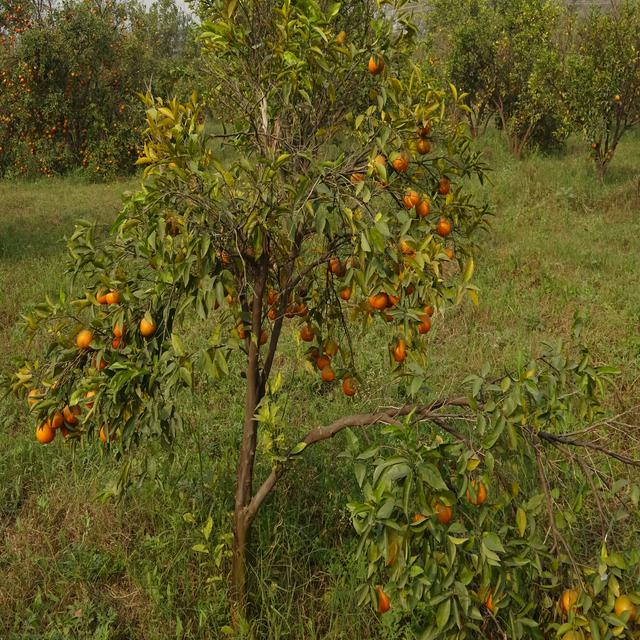
#> input picture Quarter 4/Class 01 Computer Vision Open CV/1.JPG, 640 x 640 px, found by its file name
$ jupyter execute 'Image conversions from grayscale to rgb and rgb to grayscale.ipynb'
#> lines starting #> are read from the running program, lines starting #| are printed output that depends on the picture
[cell 1]
import cv2

[cell 2]
import numpy as np
import matplotlib.pyplot as plt

[cell 3]
# image load
img = cv2.imread('1.jpg')
#> img is the input picture: shape (640, 640, 3); mean B, G, R 34.4, 88.1, 93.5

[cell 4]
# Display img


plt.imshow(img)
plt.axis('off')  # Turn off axis labels
plt.show()

[cell 5]
#origional image

img_rgb = cv2.cvtColor(img, cv2.COLOR_BGR2RGB)
plt.imshow(img_rgb)
plt.axis('off')  # Turn off axis labels
plt.show()

[cell 6]
# rgb to gray

rgbtogray = cv2.cvtColor(img_rgb, cv2.COLOR_BGR2GRAY)
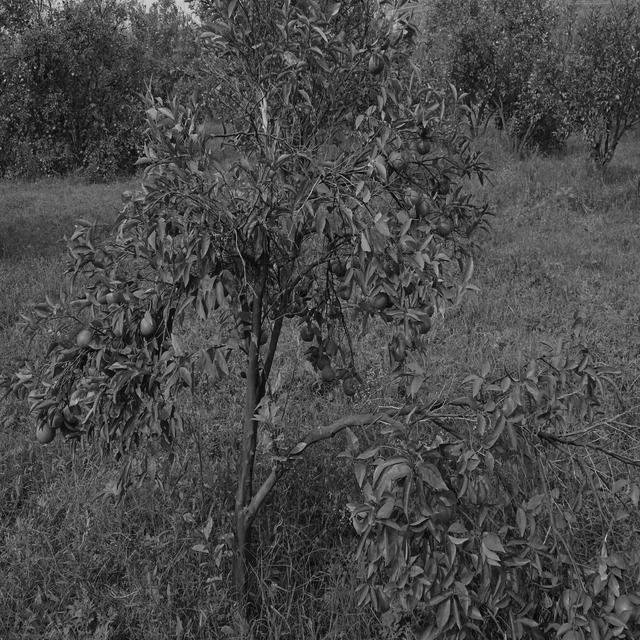
#> rgbtogray: shape (640, 640); min 1, max 222, mean 72.7
plt.imshow(rgbtogray)
plt.axis('off')  # Turn off axis labels
plt.show()

[cell 7]
img_rgb.shape
#> Out = (640, 640, 3)


$ run again, with Quarter 4/Class 01 Computer Vision Open CV/Size128.jpg copied over Quarter 4/Class 01 Computer Vision Open CV/1.JPG
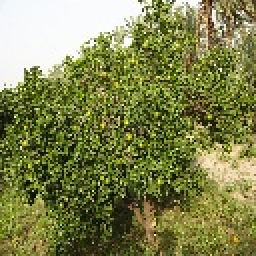
#> input picture Quarter 4/Class 01 Computer Vision Open CV/Size128.jpg, 128 x 128 px, found by its file name (shown 2 times larger)
#> img is the input picture: shape (128, 128, 3); mean B, G, R 77.4, 130.9, 127.1
#> `rgbtogray = cv2.cvtColor(img_rgb, cv2.COLOR_BGR2GRAY)`:
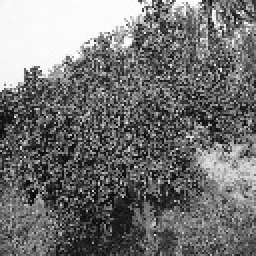
#> rgbtogray: shape (128, 128) (shown 2 times larger); min 8, max 254, mean 114.4
